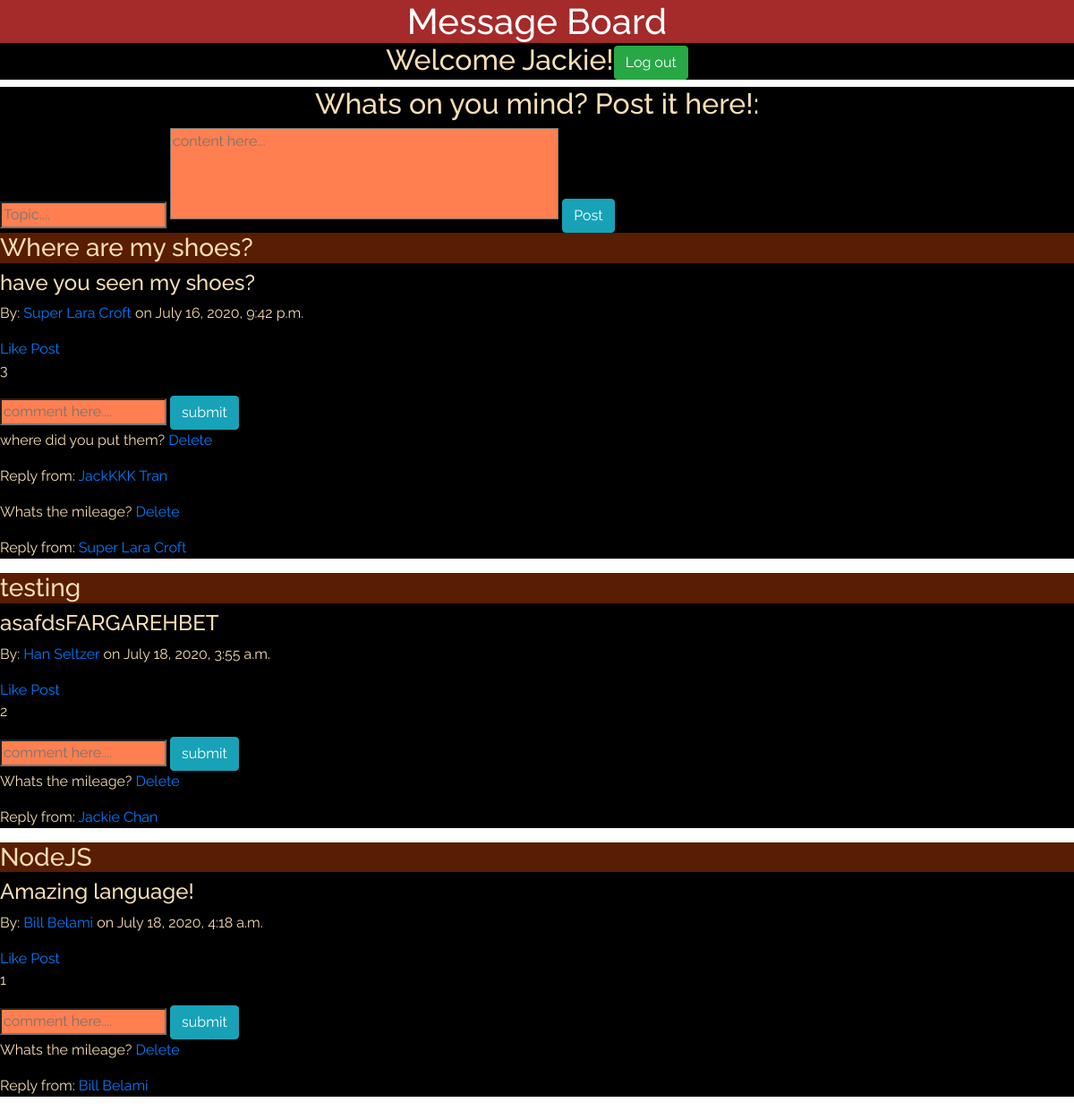
Page /posts/ (signed in) on the committed database.
### log_reg_app/models.py (models this page shows, shortened)
class User(models.Model):
    first_name = models.CharField(max_length=255)
    last_name = models.CharField(max_length=255)
    email = models.EmailField(unique=True)
    birth_date = models.DateTimeField()
    password = models.CharField(max_length=255)
    created_at = models.DateTimeField(auto_now_add=True)
    updated_at = models.DateTimeField(auto_now=True)
    objects = UserManager()

### dashboard/models.py (models this page shows, shortened)
class Post(models.Model):
    title = models.CharField(max_length=255)
    content = models.CharField(max_length=255)
    user_likes = models.ManyToManyField(User, related_name='liked_posts')
    created_at = models.DateTimeField(auto_now_add=True)
    updated_at = models.DateTimeField(auto_now=True)
    author = models.ForeignKey(User, on_delete=models.CASCADE, related_name="posts")

class Comment(models.Model):
    comment = models.CharField(max_length=255)
    author = models.ForeignKey(User, related_name='user_comments', on_delete=models.CASCADE)
    message_post = models.ForeignKey(Post, related_name="post_comments", on_delete=models.CASCADE)

### dashboard/views.py (the view)
# urls.py: path('', views.dashboard),
def dashboard(request):
    if 'user_id' not in request.session:
        return redirect ('/')
    context = {
        'user': User.objects.get(id=request.session['user_id']),
        'post': Post.objects.all(),
    }
    return render (request, 'dashboard/index.html', context)

### dashboard/templates/dashboard/index.html (shortened to what this page needs)
<!DOCTYPE html>
<html lang="en">
<head>
    <link href="https://stackpath.bootstrapcdn.com/bootstrap/4.5.0/css/bootstrap.min.css" rel="stylesheet"
>
    {% load static %}
    <link rel="stylesheet" href="{% static 'css/style.css' %}">
</head>
<body>
    <h1>Message Board</h1>
    <h2>Welcome {{ user.first_name }}!<a class="btn btn-success" href="/logout">Log out</a></h2>
    <div id='message_area' >
        <h2>Whats on you mind? Post it here!:</h2>
        <form action="/posts/post_message" method=POST>
            <input  id="title_text" type="text" placeholder="Topic...."name='title'>
            <textarea id="content_text" type="text" placeholder="content here..." name='content' rows="4" cols="50"></textarea>
            <input class="btn btn-info" type="submit" value="Post">
        </form>
    </div>
    {% for post in post %}
        <div class="post">
            <h3 class="post_title">{{ post.title }}</h3>
            <h4>{{ post.content }}</h4>
            <p>By: <a href="/posts/user_profile/{{post.author.id}}">{{ post.author.first_name }} {{ post.author.last_name }}</a> on {{ post.created_at }}</p>
            <a href="/posts/like/{{post.id}}">Like Post</a>
                <p>{{ post.user_likes.count }}</p>
            <form class="form_field"  action="/posts/add_comment/{{post.id}}" method=POST>
                <input class="comment_box" type="text" placeholder="comment here...." name='comment'>
                <input class="btn btn-info" type="submit" value='submit'>
            </form>
            {% for comment in post.post_comments.all %}
                <p>{{comment.comment}} <a href="/posts/delete/{{comment.id}}">Delete</a></p>
                <p>Reply from: <a href="/posts/user_profile/{{comment.author.id}}">{{comment.author.first_name}} {{comment.author.last_name}}</a> </p>
            {% endfor %}
        </div>
    {% endfor %}
</body>
</html>

### log_reg_app/static/css/style.css (style rules this page uses)
* { font-family: 'Raleway', sans-serif; color: wheat; }
h1 { color: white; background-color: brown; margin: 0; text-align: center; }
h2 { background-color: black; text-align: center; }
.post { background-color: black; }
.post_title { background-color: rgb(88, 29, 2); }
textarea, .comment_box, #title_text { resize: none; background-color: coral; margin: 0; }
#message_area { background-color: black; }

### rows in the picture
User: first_name "Jackie"
Post: title "Where are my shoes?", content "have you seen my shoes?", author.first_name "Super Lara", author.last_name "Croft", created_at "July 16, 2020, 9:42 p.m.", user_likes.count "3"
Comment: comment "where did you put them?", author.first_name "JackKKK", author.last_name "Tran"
Comment: comment "Whats the mileage?", author.first_name "Super Lara", author.last_name "Croft"
Post: title "testing", content "asafdsFARGAREHBET", author.first_name "Han", author.last_name "Seltzer", created_at "July 18, 2020, 3:55 a.m.", user_likes.count "2"
Comment: comment "Whats the mileage?", author.first_name "Jackie", author.last_name "Chan"
Post: title "NodeJS", content "Amazing language!", author.first_name "Bill", author.last_name "Belami", created_at "July 18, 2020, 4:18 a.m.", user_likes.count "1"
Comment: comment "Whats the mileage?", author.first_name "Bill", author.last_name "Belami"
